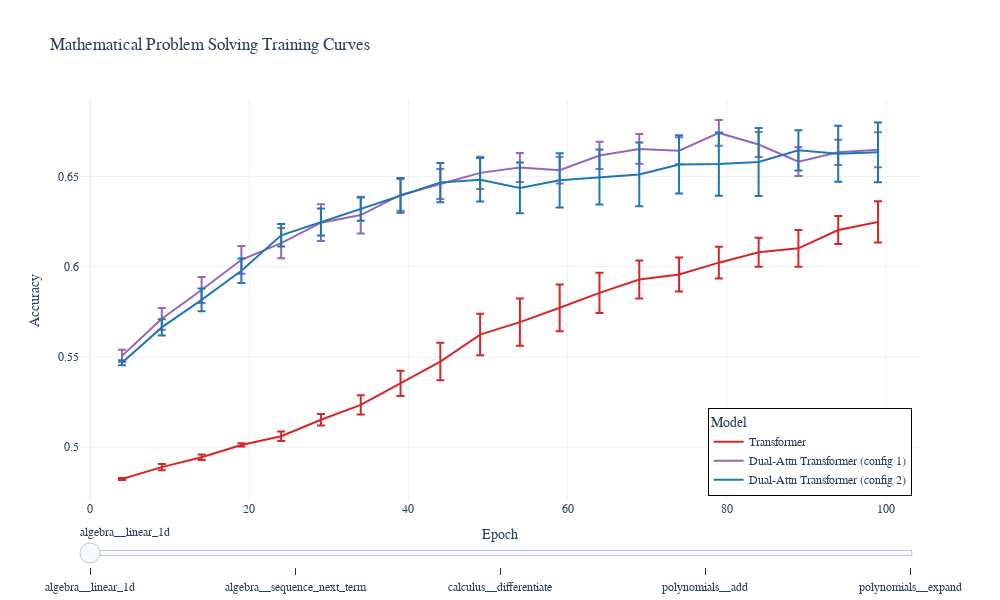

Source (notebook cell):
### Code cell
import plotly.graph_objects as go

# Get unique tasks and models
tasks = figure_data_['Task'].unique()
models = figure_data_['Model'].unique()

# Create frames for each task
frames = []
for task in tasks:
    frame_data = []
    task_filter = figure_data_['Task'] == task
    task_data = figure_data_[task_filter].dropna()
    yrange = [task_data['mean'].min(), task_data['mean'].max()]
    # xrange = [task_data['Epoch'].min(), task_data['Training Set Size'].max()]
    eps_y = 0.025 * (yrange[1] - yrange[0])
    # eps_x = 0.025 * (xrange[1] - xrange[0])
    yrange = [yrange[0] - eps_y, yrange[1] + eps_y]
    # xrange = [xrange[0] - eps_x, xrange[1] + eps_x]

    for model in models:
        model_filter = task_data['Model'] == model
        model_data = task_data[model_filter]
        frame_data.append(go.Scatter(
            x=model_data['Epoch'], 
            y=model_data['mean'],
            error_y=dict(type='data', array=model_data['sem'], visible=True),
            mode='lines',
            name=model,
            line=dict(color=color_map[model]))) # change color based on model
    frames.append(go.Frame(data=frame_data, 
                           name=str(task),
                           layout=dict(yaxis=dict(range=yrange))
                                       ))

# Create steps for the slider
steps = [dict(method='animate',
              args=[[frame['name']]],  # frame name to be shown
              label=frame['name']) for frame in frames]

# Create base frame
fig = go.Figure(
    data=frames[0]['data'],
    layout=go.Layout(
        title='Mathematical Problem Solving Training Curves',
        xaxis=dict(title='Epoch'),
        yaxis=dict(title='Accuracy'),
        height=600,
        width=1000,
        sliders=[dict(steps=steps)],  # add the slider
        font_family="Computer Modern",
        template=theme,
        legend_title="Model",
        legend=dict(yanchor="bottom", y=0.01, xanchor="right", x=0.99,
                    title_font_family="Times New Roman", #bgcolor='LightSteelBlue',
                    bordercolor="Black", borderwidth=1),
    ),
    frames=frames
)

fig.show()

### Figure 1 — Plotly figure (JSON) as saved in the notebook; plotly's stock layout.template omitted (floating-point values rounded to 4 significant figures)
{"data": [{"error_y": {"array": [0.0005259, 0.001708, 0.001564, 0.0008899, 0.002591, 0.003173, 0.00528, 0.006945, 0.0104, 0.01152, 0.01305, 0.01297, 0.01113, 0.01051, 0.009372, 0.008754, 0.008067, 0.01019, 0.007736, 0.01141], "type": "data", "visible": true}, "line": {"color": "rgb(214, 39, 40)"}, "mode": "lines", "name": "Transformer", "type": "scatter", "x": [4, 9, 14, 19, 24, 29, 34, 39, 44, 49, 54, 59, 64, 69, 74, 79, 84, 89, 94, 99], "y": [0.4823, 0.4889, 0.4944, 0.5012, 0.506, 0.5151, 0.5234, 0.5353, 0.5474, 0.5623, 0.5692, 0.5772, 0.5854, 0.5928, 0.5956, 0.6022, 0.608, 0.6101, 0.6203, 0.6248]}, {"error_y": {"array": [0.003439, 0.006023, 0.007166, 0.007706, 0.008409, 0.01018, 0.01018, 0.008799, 0.008345, 0.008883, 0.007982, 0.007407, 0.007554, 0.008257, 0.00751, 0.007163, 0.006876, 0.007976, 0.006974, 0.009719], "type": "data", "visible": true}, "line": {"color": "rgb(148, 103, 189)"}, "mode": "lines", "name": "Dual-Attn Transformer (config 1)", "type": "scatter", "x": [4, 9, 14, 19, 24, 29, 34, 39, 44, 49, 54, 59, 64, 69, 74, 79, 84, 89, 94, 99], "y": [0.5505, 0.5711, 0.587, 0.6038, 0.613, 0.6243, 0.6286, 0.6397, 0.6458, 0.652, 0.6549, 0.6534, 0.6616, 0.6652, 0.6642, 0.6741, 0.6676, 0.6581, 0.6633, 0.6648]}, {"error_y": {"array": [0.001363, 0.004483, 0.006325, 0.006729, 0.006266, 0.007462, 0.006468, 0.009614, 0.01088, 0.01208, 0.01411, 0.015, 0.01528, 0.01766, 0.01611, 0.01756, 0.01886, 0.01112, 0.0155, 0.01651], "type": "data", "visible": true}, "line": {"color": "rgb(31, 119, 180)"}, "mode": "lines", "name": "Dual-Attn Transformer (config 2)", "type": "scatter", "x": [4, 9, 14, 19, 24, 29, 34, 39, 44, 49, 54, 59, 64, 69, 74, 79, 84, 89, 94, 99], "y": [0.5467, 0.5663, 0.5816, 0.5977, 0.6174, 0.6247, 0.6318, 0.6395, 0.6466, 0.6482, 0.6436, 0.6478, 0.6496, 0.6511, 0.6566, 0.6568, 0.658, 0.6644, 0.6625, 0.6633]}], "layout": {"font": {"family": "Computer Modern"}, "height": 600, "legend": {"bordercolor": "Black", "borderwidth": 1, "title": {"text": "Model"}, "x": 0.99, "xanchor": "right", "y": 0.01, "yanchor": "bottom"}, "sliders": [{"steps": [{"args": [["algebra__linear_1d"]], "label": "algebra__linear_1d", "method": "animate"}, {"args": [["algebra__sequence_next_term"]], "label": "algebra__sequence_next_term", "method": "animate"}, {"args": [["calculus__differentiate"]], "label": "calculus__differentiate", "method": "animate"}, {"args": [["polynomials__add"]], "label": "polynomials__add", "method": "animate"}, {"args": [["polynomials__expand"]], "label": "polynomials__expand", "method": "animate"}]}], "title": {"text": "Mathematical Problem Solving Training Curves"}, "width": 1000, "xaxis": {"title": {"text": "Epoch"}}, "yaxis": {"title": {"text": "Accuracy"}}}}
